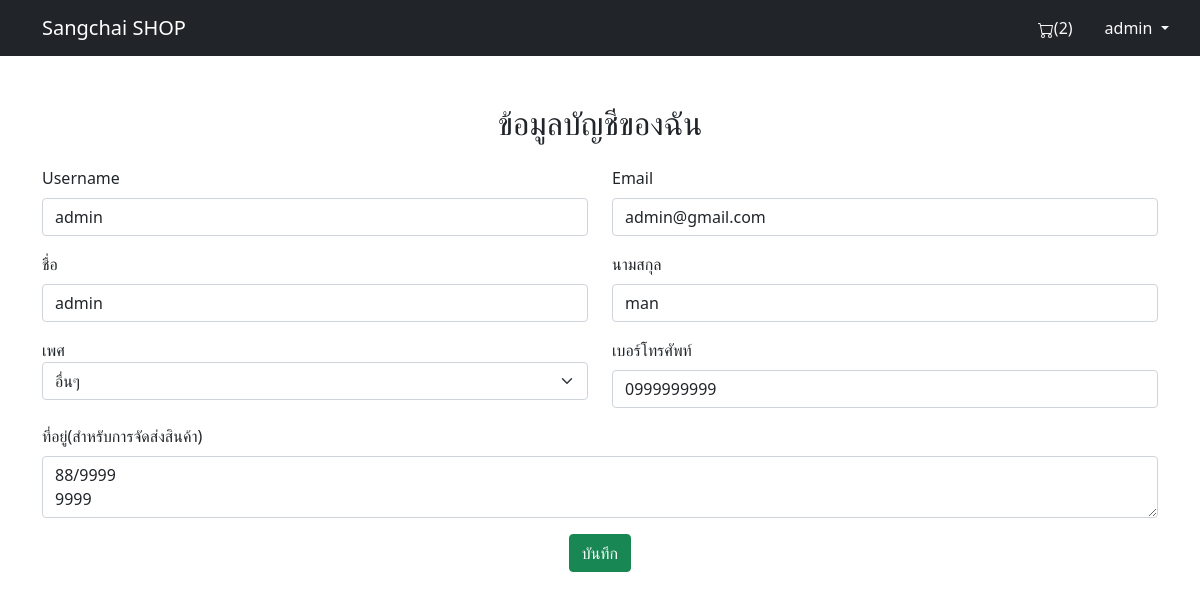
/myaccountinfo.php (signed in), run on the app's committed database.
### tables this page shows
CREATE TABLE `user_data` (
  `userid` int(10) NOT NULL,
  `username` varchar(50) NOT NULL,
  `name` varchar(50) NOT NULL,
  `lastname` varchar(50) NOT NULL,
  `gender` varchar(6) NOT NULL,
  `address` varchar(300) NOT NULL,
  `email` varchar(50) NOT NULL,
  `PhonNumber` int(10) NOT NULL,
  `password` varchar(40) NOT NULL,
  `identity` varchar(5) DEFAULT NULL
);

### myaccountinfo.php (the view, shortened to what this page needs)
<?php
include('conectDB.php');
$userid = $_SESSION['userid'];
$sql = "SELECT * FROM user_data WHERE userid=$userid";
$userData = mysqli_query($conect, $sql);
$userData = mysqli_fetch_array($userData);
?>
<!DOCTYPE html>
<html lang="en">
<head>
    <link rel="stylesheet" href="style.css">
    <link href="https://cdn.jsdelivr.net/npm/bootstrap@5.0.0-beta3/dist/css/bootstrap.min.css" rel="stylesheet">
</head>
<body>
    <nav class="navbar navbar-expand-lg navbar-dark bg-dark justify-content-between flex-nowrap flex-row">
        <div class="container">
            <a href="index.php" class="navbar-brand float-left">Sangchai SHOP</a>
            <div class="row">
                <div class=" col-lg-6 d-flex justify-content-end p-0">
                    <?php if (isset($_SESSION['userid'])) {
                        $usid = $_SESSION['userid'];
                        $sqlcart = "SELECT * FROM cart WHERE userid=$usid";
                        $re = mysqli_query($conect, $sqlcart);
                        if (mysqli_num_rows($re) == 1) {
                            $rowcart = mysqli_fetch_array($re);
                            $cartid = $rowcart['cartid'];
                            $sqlcart = "SELECT * FROM cartINFO WHERE cartid=$cartid";
                            $re = mysqli_query($conect, $sqlcart);
                            $countcart = 0;
                            while ($rowcart = mysqli_fetch_array($re)) {
                                $countcart += $rowcart['count'];
                            }
                        } else {
                            $countcart = 0;
                        }
                    } else {
                        $countcart = 0;
                    }
                    ?>
                    <a href="cart.php" class="nav-link text-light">(<label id="cart"><?php echo $countcart; ?></label>)</a>
                </div>
                <div class="dropdown col-lg-6 d-flex justify-content-start p-0">
                    <a class="nav-link text-light dropdown-toggle" href="#" role="button" id="dropdownMenuLink" data-bs-toggle="dropdown" aria-expanded="false">
                        <?php echo $_SESSION['username'] ?>
                    </a>
                </div>
            </div>
        </div>
    </nav>
    <div class="container">
        <h2 class="d-flex justify-content-center mt-5 mb-4">ข้อมูลบัญชีของฉัน</h2>
        <form action="updateUserData.php" method="post">
            <div class="mb-3 row">
                <div class="col-md-6">
                    <label for="username" class="form-label">Username</label>
                    <input type="text" class="form-control" id="username" name="username" maxlength="15" required value="<?php echo $userData['username'] ?>">
                </div>
                <div class="col-md-6">
                    <label for="Email" class="form-label">Email</label>
                    <input type="email" class="form-control" id="Email" name="Email" maxlength="40" required value="<?php echo $userData['email'] ?>">
                </div>
            </div>
            <div class="mb-3 row">
                <div class="col-md-6">
                    <label for="name" class="form-label">ชื่อ</label>
                    <input type="text" class="form-control" id="name" name="name" maxlength="35" required value="<?php echo $userData['name'] ?>">
                </div>
                <div class="col-md-6">
                    <label for="lastname" class="form-label">นามสกุล</label>
                    <input type="text" class="form-control" id="lastname" name="lastname" maxlength="35" required value="<?php echo $userData['lastname'] ?>">
                </div>
            </div>
            <div class="mb-3 row">
                <div class="col-md-6">
                    <label for="gender">เพศ</label>
                    <select class="form-select" name="gender" id="gender">
                        <?php if ($userData['gender'] == "ชาย") : ?>
                            <option value="ชาย">ชาย</option>
                            <option value="หญิง">หญิง</option>
                            <option value="อื่นๆ">อื่นๆ</option>
                        <?php elseif ($userData['gender'] == "หญิง") : ?>
                            <option value="หญิง">หญิง</option>
                            <option value="ชาย">ชาย</option>
                            <option value="อื่นๆ">อื่นๆ</option>
                        <?php else : ?>
                            <option value="อื่นๆ">อื่นๆ</option>
                        <?php endif ?>
                    </select>
                </div>
                <div class="col-md-6">
                    <label for="PhoneNumber" class="form-label">เบอร์โทรศัพท์</label>
                    <input type="number" class="form-control" id="PhoneNumber" name="PhoneNumber" maxlength="10" required value="<?php echo "0" . $userData['PhonNumber'] ?>">
                </div>
            </div>
            <div class="mb-3">
                <label class="form-label for=" adress">ที่อยู่(สำหรับการจัดส่งสินค้า)</label>
                <textarea class="form-control" id="adress" name="address" maxlength="300" required><?php echo $userData['address'] ?></textarea>
            </div>
            <div class="d-flex justify-content-center">
                <input type="submit" value="บันทึก" name="submit" class="btn btn-success">
            </div>
        </form>
    </div>
</body>
</html>

### data on the page
user_data: username "admin", Email "admin@gmail.com", name "admin", lastname "man", gender "อื่นๆ", PhoneNumber "0999999999", address "88/9999 9999"

### other printed values
$countcart "2"
$_SESSION['username'] "admin"
